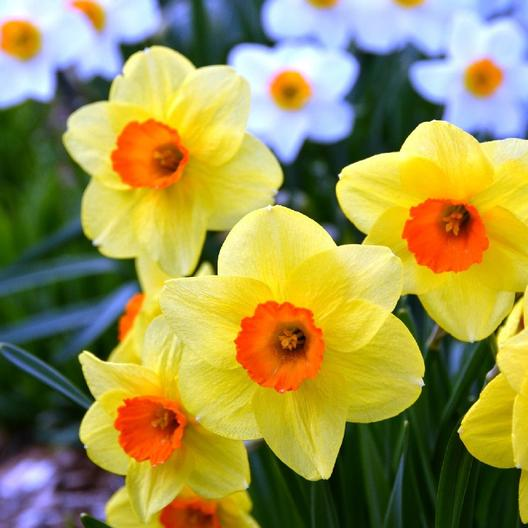
#> input picture 1.1 - Python Assignment 1 Folder/Daffodils.jpg, 528 x 528 px
$ python Show3Images.py
#> lines starting #> are read from the running program, lines starting #| are printed output that depends on the picture
# -*- coding: utf-8 -*-
"""
Created on Mon May  4 17:21:36 2020

@author: bradleyevans
"""

import numpy as np
import cv2

# Read an Image.
img1 = cv2.imread('Daffodils.jpg',0)
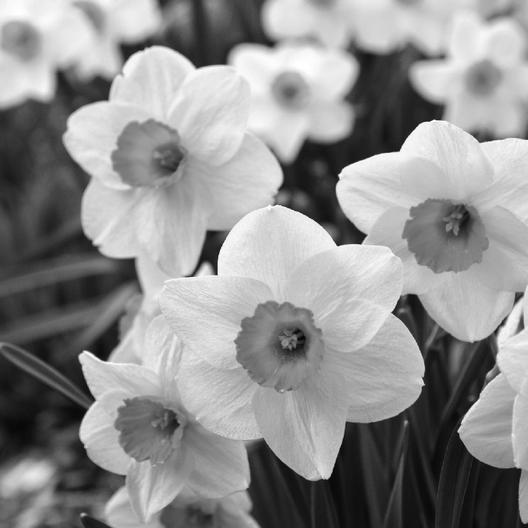
#> img1: shape (528, 528); min 0, max 255, mean 143
img2 = cv2.imread('Six Nations.jpg',0)
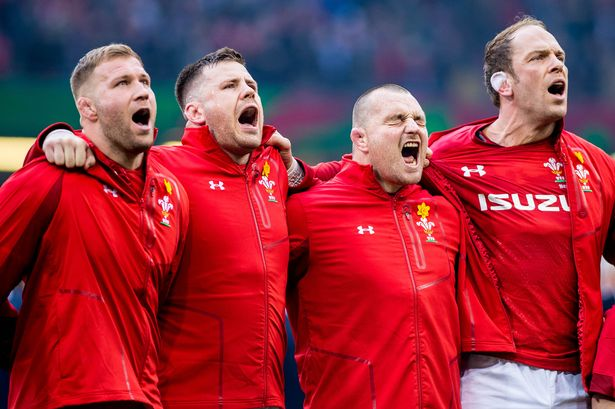
#> input picture 1.1 - Python Assignment 1 Folder/Six Nations.jpg, 615 x 409 px
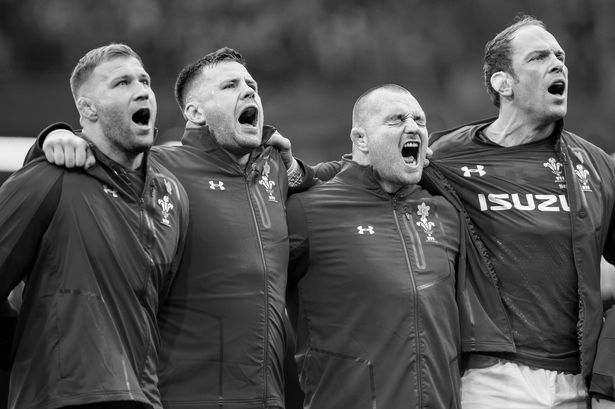
#> img2: shape (409, 615); min 0, max 255, mean 80
img3 = cv2.imread('Smiley.jpg',0)
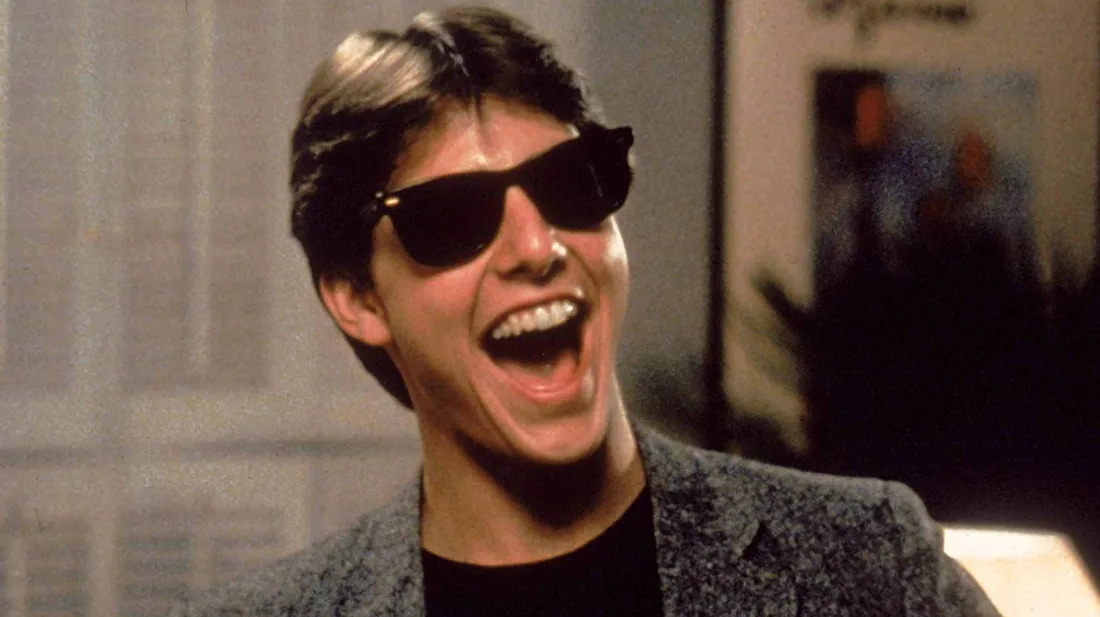
#> input picture 1.1 - Python Assignment 1 Folder/Smiley.jpg, 1100 x 617 px
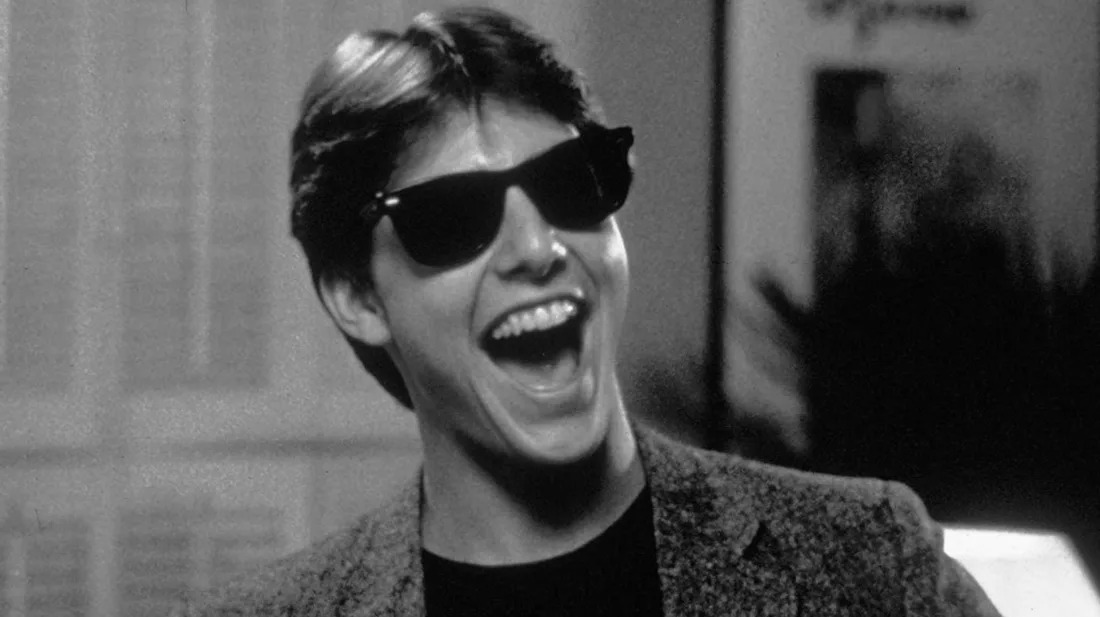
#> img3: shape (617, 1100); min 0, max 254, mean 86

# Display an Image.
cv2.imshow('Daffodils',img1)
cv2.imshow('Six Nations',img2)
cv2.imshow('Smiley',img3)

# This is a keyboard binding function. An infinite wait.
k = cv2.waitKey(0)
#> (key Esc is pressed here)

if k == 27:         # Wait for ESC key to exit.

    # This command simply destroys all the windows we created.
    cv2.destroyAllWindows()

elif k == ord('s'): # Wait for 's' key to save and exit.

    # Use this function to save an image.
    cv2.imwrite('Daffodils_gray.png',img1)
    cv2.imwrite('Six_Nations_gray.png',img2)
    cv2.imwrite('Smiley_gray.png',img3)

    # This command simply destroys all the windows we created.
    cv2.destroyAllWindows()
